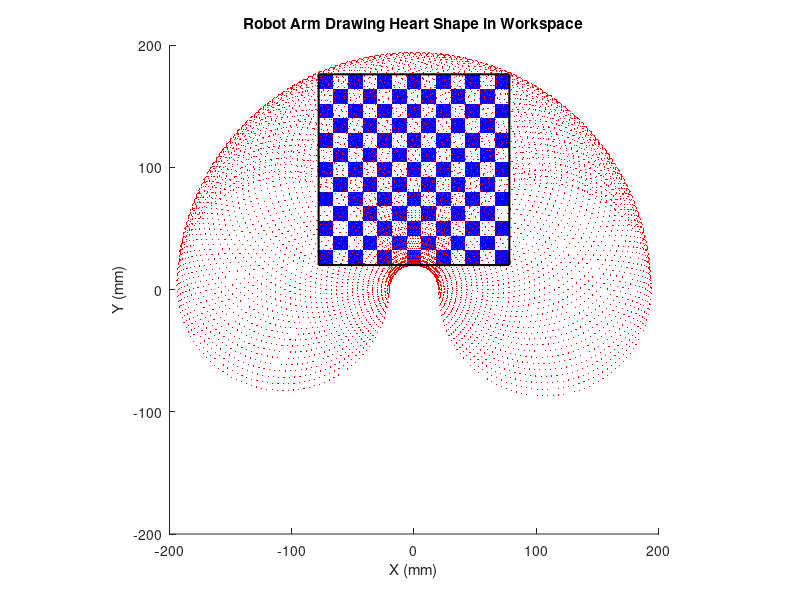

MATLAB code for this plot: (Note: this script raises an error after producing the figure.)
close all;
clear;
clc;

% Parameters for robot arm
r1 = 107; % Length of first link (in mm)
r2 = 87;  % Length of second link (in mm)
t1 = 0;   % Initial angle of joint 1 (in radians)
t2 = -pi/4; % Initial angle of joint 2 (in radians)

% Define rectangle dimensions
rect_width = 156;  % Width of the rectangle
rect_height = 156; % Height of the rectangle
rect_x = -78;      % Left edge at -78
rect_y = 20;       % Bottom edge at 20

% Adjust rectangle to new coordinates
rect_x_right = 78; % Right edge at 78
rect_y_top = 176;  % Top edge at 176
rect_width = rect_x_right - rect_x; % Recalculate width
rect_height = rect_y_top - rect_y; % Recalculate height

% Heart shape parameters
t = linspace(0, 2 * pi, 1000); % Parameter for heart shape
heart_x = 6 * sin(t).^3; % X-coordinates of the heart
heart_y = 5 * cos(t) - 2 * cos(2 * t) - cos(3 * t) - cos(4 * t); % Y-coordinates of the heart
heart_x = heart_x * 7; % Scale the heart
heart_y = heart_y * 7;

% Center the heart shape in the rectangle
heart_x = heart_x + (rect_x + rect_width / 2);
heart_y = heart_y + (rect_y + rect_height / 2);

% Control parameters
damping_factor = 0.01; % Damping factor for DLS
step_limit = 5; % Maximum step size for target clamping (in mm)
gain = 0.5; % Gain for Jacobian transpose method
tolerance = 1; % Position error tolerance (in mm)
max_iterations = 1000; % Maximum number of iterations
dt = 0.01; % Time step for visualization

% Initialize figure for visualization
figure;
hold on;
axis equal;
xlim([-200, 200]);
ylim([-200, 200]);
xlabel('X (mm)');
ylabel('Y (mm)');
title('Robot Arm Drawing Heart Shape in Workspace');

% Plot the complete workspace of the robot arm
[theta1, theta2] = meshgrid(0:0.05:pi, -pi:0.05:pi);
workspace_x = r1 * cos(theta1) + r2 * cos(theta1 + theta2);
workspace_y = r1 * sin(theta1) + r2 * sin(theta1 + theta2);
plot(workspace_x(:), workspace_y(:), 'r.', 'MarkerSize', 1, 'DisplayName', 'Workspace');

% Draw checkered rectangle
square_size = 12; % Size of each square in the checkered pattern
for i = 0:(rect_width / square_size - 1)
    for j = 0:(rect_height / square_size - 1)
        square_x = rect_x + i * square_size;
        square_y = rect_y + j * square_size;
        if mod(i + j, 2) == 0
            fill([square_x, square_x + square_size, square_x + square_size, square_x], ...
                 [square_y, square_y, square_y + square_size, square_y + square_size], 'b', 'EdgeColor', 'none');
        else
            fill([square_x, square_x + square_size, square_x + square_size, square_x], ...
                 [square_y, square_y, square_y + square_size, square_y + square_size], 'w', 'EdgeColor', 'none');
        end
    end
end
rectangle('Position', [rect_x, rect_y, rect_width, rect_height], 'EdgeColor', 'k', 'LineWidth', 1.5);

% Initialize arrays to store end-effector trajectory and joint angles
trajectory_x = [];
trajectory_y = [];
angles_t1 = [];
angles_t2 = [];
x_positions = [];
y_positions = [];

% Main loop to draw the heart shape
for point_idx = 1:length(heart_x)
    % Desired position for this step
    x_d = [heart_x(point_idx); heart_y(point_idx)];

    % Initialize iteration variables
    for i = 1:max_iterations
        % Forward kinematics to calculate current end-effector position
        T = forward_kinematics(r1, r2, t1, t2);
        x = T(1, 4);
        y = T(2, 4);
        current_position = [x; y];

        % Calculate position error
        error = x_d - current_position;

        % Target clamping: Limit the step size to avoid large jumps
        if norm(error) > step_limit
            error = step_limit * (error / norm(error));
        end

        % Compute Jacobian for the current joint angles
        J = ik_jacobian(r1, r2, t1, t2);

        % Damped Least Squares (DLS) method for stable inverse calculation
        inv_J_damped = (J' * J + damping_factor^2 * eye(size(J, 2))) \ J';
        delta_q_dls = inv_J_damped * error;

        % Update joint angles using calculated change
        t1 = t1 + delta_q_dls(1);
        t2 = t2 + delta_q_dls(2);

        % Check if the end-effector is within the desired tolerance
        if norm(error) < tolerance
            break;
        end
    end

    % Store the current end-effector position
    trajectory_x = [trajectory_x, x];
    trajectory_y = [trajectory_y, y];
    angles_t1 = [angles_t1, rad2deg(t1)]; % Convert to degrees
    angles_t2 = [angles_t2, rad2deg(t2)]; % Convert to degrees
    x_positions = [x_positions, x];
    y_positions = [y_positions, y];

    % Plot the current position of the robot arm
    plot([0, r1*cos(t1), r1*cos(t1) + r2*cos(t1 + t2)], ...
         [0, r1*sin(t1), r1*sin(t1) + r2*sin(t1 + t2)], '-o', 'LineWidth', 1.5);

    % Plot the trajectory of the end-effector
    plot(trajectory_x, trajectory_y, 'y-', 'LineWidth', 1);

    % Display current angles and end-effector position in the figure
    text(-190, -150, sprintf('End-Effector: (%.2f, %.2f) mm\nt1: %.2f°\nt2: %.2f°', x, y, rad2deg(t1), rad2deg(t2)), ...
         'FontSize', 10, 'BackgroundColor', 'w');

    pause(dt); % Pause for visualization
end

% Add legend to the plot
legend('Workspace', '156x156 Region', 'End-Effector Trajectory', 'Location', 'southeast');

% Plot joint angles and (x, y) coordinates over time
figure;

% Joint 1 Angle Variation
subplot(4, 1, 1);
plot(angles_t1, 'b-', 'LineWidth', 1.5);
xlabel('Step');
ylabel('Joint 1 Angle (°)');
title('Joint 1 Angle Variation');
grid on;

% Joint 2 Angle Variation
subplot(4, 1, 2);
plot(angles_t2, 'g-', 'LineWidth', 1.5);
xlabel('Step');
ylabel('Joint 2 Angle (°)');
title('Joint 2 Angle Variation');
grid on;

% X Coordinate Variation
subplot(4, 1, 3);
plot(x_positions, 'r-', 'LineWidth', 1.5);
xlabel('Step');
ylabel('X Position (mm)');
title('X Coordinate Variation');
grid on;

% Y Coordinate Variation
subplot(4, 1, 4);
plot(y_positions, 'm-', 'LineWidth', 1.5);
xlabel('Step');
ylabel('Y Position (mm)');
title('Y Coordinate Variation');
grid on;

%% Function Definitions

% Forward kinematics function
function T = forward_kinematics(r1, r2, t1, t2)
    % Compute transformation matrices
    T1 = [cos(t1), -sin(t1), 0, r1*cos(t1);
          sin(t1),  cos(t1), 0, r1*sin(t1);
          0,        0,       1, 0;
          0,        0,       0, 1];
    T2 = [cos(t2), -sin(t2), 0, r2*cos(t2);
          sin(t2),  cos(t2), 0, r2*sin(t2);
          0,        0,       1, 0;
          0,        0,       0, 1];
    T = T1 * T2; % Combined transformation
end

% Jacobian calculation function
function J = ik_jacobian(r1, r2, t1, t2)
    % Compute the Jacobian for a 2-link planar manipulator
    J11 = -r1*sin(t1) - r2*sin(t1 + t2);
    J12 = -r2*sin(t1 + t2);
    J21 =  r1*cos(t1) + r2*cos(t1 + t2);
    J22 =  r2*cos(t1 + t2);
    J = [J11, J12; J21, J22];
end
